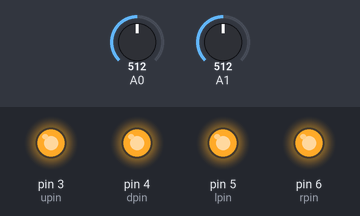
This sketch was run on a simulated Arduino Uno, built with avr-gcc and run on an emulated ATmega328P. Shown: output pins drawn as LEDs (lit = HIGH). Inputs (shaded band) come from the test bench; at power-on: A1 = 512, A0 = 512.

Above: at 1.2 s.
1.3 s: A1 set to 549
At 1.9 s:
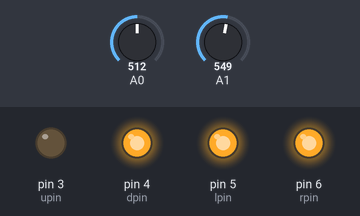
2.8 s: A0 set to 494
4.3 s: A0 set to 467
At 5.4 s:
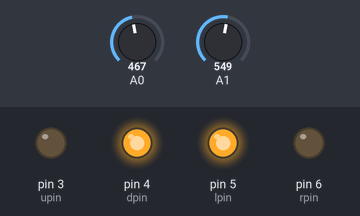
5.8 s: A1 set to 511
At 6.5 s:
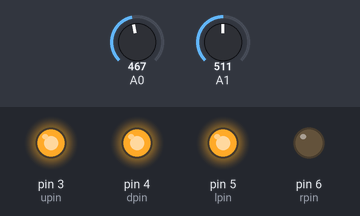
7.3 s: A1 set to 466
8.8 s: A1 set to 451
At 10.0 s:
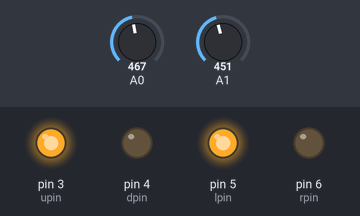
Timing chart, 0 to 11.3 s (numbered marks = the images above; inputs shaded):
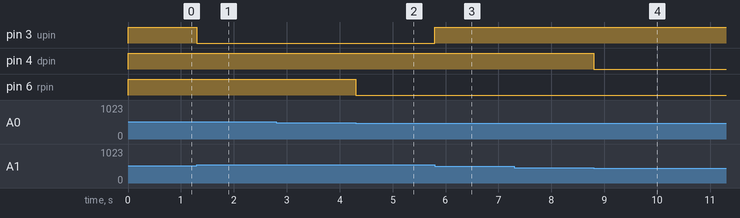

The sketch:

joystick.ino
```cpp
int mx,my;
int xmin=480;
int xmin2=500;
int xmax=570;
int xmax2=550;
int ymin=459;
int ymin2=479;
int ymax=539;
int ymax2=519;
int upin=3;
int dpin=4;
int lpin=5;
int rpin=6;
int rc=0;
int lc=0;
int uc=0;
int dc=0;

void setup() {
// put your setup code here, to run once:
//Serial.begin(9600);
pinMode(upin,OUTPUT);
pinMode(dpin,OUTPUT);
pinMode(lpin,OUTPUT);
pinMode(rpin,OUTPUT);
digitalWrite(upin,HIGH);
digitalWrite(dpin,HIGH);
digitalWrite(lpin,HIGH);
digitalWrite(rpin,HIGH);
}

void loop() {
// put your main code here, to run repeatedly:
mx=analogRead(0);
my=analogRead(1);

if(mx<xmin && rc==0){
rc=1;
//Serial.println("right");
digitalWrite(rpin,LOW);
}
if(rc==1){
if(mx>xmin2){
rc=0;
//Serial.println("right off");
digitalWrite(rpin,HIGH);
}
}
if(mx>xmax && lc==0){
lc=1;
//Serial.println("left");
digitalWrite(lpin,LOW);
}
if(lc==1){
if(mx<xmax2){
lc=0;
//Serial.println("left off");
digitalWrite(lpin,HIGH);
}
}


if(my<ymin && dc==0){
dc=1;
//Serial.println("down");
digitalWrite(dpin,LOW);
}
if(dc==1){
if(my>ymin2){
dc=0;
//Serial.println("down off");
digitalWrite(dpin,HIGH);
}
}
if(my>ymax && uc==0){
uc=1;
//Serial.println("up");
digitalWrite(upin,LOW);
}
if(uc==1){
if(my<ymax2){
uc=0;
//Serial.println("up off");
digitalWrite(upin,HIGH);
}
}


}
```

Measured:
- the behaviour switches between 539 and 540 on A1 (found by bisection; images 0 and 1)
- the behaviour switches between 480 and 479 on A0 (found by bisection; images 1 and 2)
- the behaviour switches between 459 and 458 on A1 (found by bisection; images 3 and 4)
- after the input at 1.3 s, pin 3 (upin): HIGH → LOW at once
- after the input at 2.8 s, every drawn part: stays the same
- after the input at 4.3 s, pin 6 (rpin): HIGH → LOW at once
- after the input at 5.8 s, pin 3 (upin): LOW → HIGH at once
- after the input at 7.3 s, every drawn part: stays the same
- after the input at 8.8 s, pin 4 (dpin): HIGH → LOW at once
